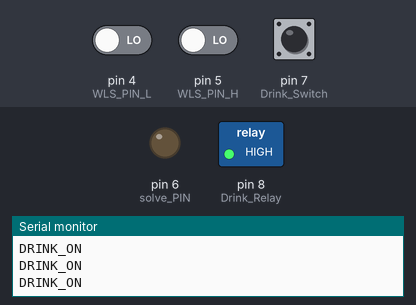
The sketch below on a simulated Arduino Uno, built with avr-gcc and run on an emulated ATmega328P. On the bench: switched loads named in the sketch (green lamp = pin HIGH), output pins drawn as LEDs (lit = HIGH), the last lines printed to the serial monitor. Inputs (shaded band) come from the test bench; at power-on: pin 7 (Drink_Switch) HIGH, pin 4 (WLS_PIN_L) LOW, pin 5 (WLS_PIN_H) LOW.

Above: at 2.8 s.
2.9 s: pin 7 (Drink_Switch) pulled LOW for 1.2 s
At 4.3 s:
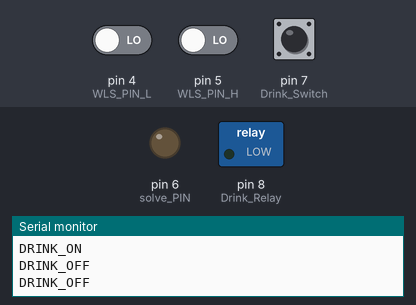
6.5 s: pin 7 (Drink_Switch) pulled LOW for 3.2 s
At 10.8 s:
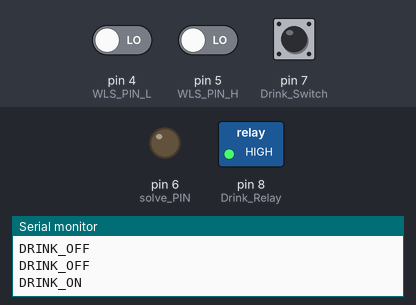
Timing chart, 0 to 12.3 s (numbered marks = the images above; inputs shaded):
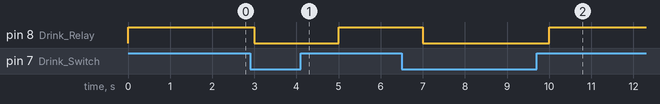

Measured:
- after the input at 2.9 s, pin 8 (Drink_Relay): HIGH → LOW after 0.10 s, → HIGH 2.0 s later
- after the input at 6.5 s, pin 8 (Drink_Relay): HIGH → LOW after 0.50 s, → HIGH 3.0 s later

The sketch:

Watertank_1.ino
```cpp
/**
WaterTank_1 물 작동 시스템
1.물 마시는 버튼 클릭 => 5v 펌프 작동
2. 수위 낮아지면 => 솔레노이드 벨브 멸기 => 수위 높아지면 솔레노이드 벨브 닫음
3. WaterTank2의 데이터 값 받음.
*/
#define RECIEVE_MOTORSTATE 3 //탱크2에서 받은 모터 진행상태
#define WLS_PIN_L 4   // 수위센서 핀 번호  LOW 4번
#define WLS_PIN_H 5   // 수위센서 핀 번호  HIGH 5번
#define solve_PIN 6    // 솔베노이드 핀 번호 6번
#define Drink_Switch 7 // 물마시는곳 워터 펌프 작동하기 위한 버튼
#define Drink_Relay 8 // 물마시는 펌프 릴레이 모듈

unsigned long int preTime = 0;

void setup() {
  // put your setup code here, to run once:
  Serial.begin(9600);       // 시리얼 모니터 출력을 위한 시리얼
  pinMode(RECIEVE_MOTORSTATE,INPUT);
  pinMode(WLS_PIN_L, INPUT);  // 수위센서 LOW핀을 입력 핀으로 설정
  pinMode(WLS_PIN_H, INPUT);  // 수위센서 HIGH핀을 입력 핀으로 설정
  pinMode(solve_PIN,OUTPUT); // 솔베노이드 핀을 출력 핀으로 설정
  pinMode(Drink_Switch,INPUT_PULLUP); //물마시는 버튼 입력 설정
  pinMode(Drink_Relay,OUTPUT);        //물마시는 릴레이 출력설정

}

void loop() {
  int val_low = digitalRead(WLS_PIN_L); // 수위센서 핀으로부터 값 받아오기
  int val_high = digitalRead(WLS_PIN_H);
  unsigned long int currentTime = millis();

  if( currentTime - preTime > 10000){ // 수위 센서는 10초마다 확인한다.
    preTime = currentTime;
      /**수중 센서에 의한 솔베노이드 작동*/
    if (val_low == HIGH && val_high == HIGH)//물이 부족한 상태
    {
      Serial.println("WATER_LACK");
      if(RECIEVE_MOTORSTATE == HIGH)
      {
        Serial.println("Motor is Running");
      }
      else
      {
        digitalWrite(solve_PIN, HIGH); //릴레이 접점 ON -> 물채우기
        delay(5000); //5초 대기
        digitalWrite(solve_PIN, LOW); //릴레이 접점 OFF
      }
    }
    else if(val_low == LOW && val_high == LOW)
    { //물이 가득찬 상태
      Serial.println("WATER_FILLED");
    }
  }

  /**버튼 클릭에 의한 워터 펌프 작동 */
  if(digitalRead(Drink_Switch)==HIGH)
  {
   digitalWrite(Drink_Relay,HIGH);
   Serial.println("DRINK_ON");
  }
  else
  {
  digitalWrite(Drink_Relay,LOW);
  Serial.println("DRINK_OFF");
  }
  delay(1000);

}
```
